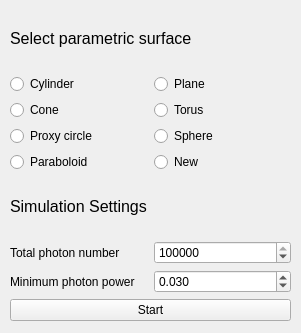
<?xml version="1.0" encoding="UTF-8"?>
<ui version="4.0">
 <class>Form</class>
 <widget class="QWidget" name="Form">
  <property name="geometry">
   <rect>
    <x>0</x>
    <y>0</y>
    <width>301</width>
    <height>333</height>
   </rect>
  </property>
  <property name="windowTitle">
   <string>Simulation Settings</string>
  </property>
  <widget class="QWidget" name="gridLayoutWidget_3">
   <property name="geometry">
    <rect>
     <x>10</x>
     <y>10</y>
     <width>281</width>
     <height>311</height>
    </rect>
   </property>
   <layout class="QGridLayout" name="gridLayout_3">
    <item row="8" column="0" colspan="2">
     <widget class="QPushButton" name="pushButton_start">
      <property name="text">
       <string>Start</string>
      </property>
     </widget>
    </item>
    <item row="0" column="0" colspan="2">
     <widget class="QLabel" name="label_7">
      <property name="text">
       <string>&lt;html&gt;&lt;head/&gt;&lt;body&gt;&lt;p&gt;&lt;span style=&quot; font-size:12pt;&quot;&gt;Select parametric surface&lt;/span&gt;&lt;/p&gt;&lt;/body&gt;&lt;/html&gt;</string>
      </property>
     </widget>
    </item>
    <item row="2" column="0">
     <widget class="QRadioButton" name="radioButton_con">
      <property name="text">
       <string>Cone</string>
      </property>
     </widget>
    </item>
    <item row="1" column="1">
     <widget class="QRadioButton" name="radioButton_pla">
      <property name="text">
       <string>Plane</string>
      </property>
     </widget>
    </item>
    <item row="5" column="0" colspan="2">
     <widget class="QLabel" name="label_5">
      <property name="text">
       <string>&lt;html&gt;&lt;head/&gt;&lt;body&gt;&lt;p&gt;&lt;span style=&quot; font-size:12pt;&quot;&gt;Simulation Settings&lt;/span&gt;&lt;/p&gt;&lt;/body&gt;&lt;/html&gt;</string>
      </property>
     </widget>
    </item>
    <item row="3" column="1">
     <widget class="QRadioButton" name="radioButton_sph">
      <property name="text">
       <string>Sphere</string>
      </property>
     </widget>
    </item>
    <item row="4" column="1">
     <widget class="QRadioButton" name="radioButton_new">
      <property name="text">
       <string>New</string>
      </property>
     </widget>
    </item>
    <item row="3" column="0">
     <widget class="QRadioButton" name="radioButton_pro">
      <property name="text">
       <string>Proxy circle</string>
      </property>
     </widget>
    </item>
    <item row="1" column="0">
     <widget class="QRadioButton" name="radioButton_cyl">
      <property name="text">
       <string>Cylinder</string>
      </property>
     </widget>
    </item>
    <item row="4" column="0">
     <widget class="QRadioButton" name="radioButton_par">
      <property name="text">
       <string>Paraboloid</string>
      </property>
     </widget>
    </item>
    <item row="2" column="1">
     <widget class="QRadioButton" name="radioButton_tor">
      <property name="text">
       <string>Torus</string>
      </property>
     </widget>
    </item>
    <item row="6" column="1">
     <widget class="QSpinBox" name="spinBox_totpho">
      <property name="maximum">
       <number>1048576</number>
      </property>
      <property name="value">
       <number>524288</number>
      </property>
     </widget>
    </item>
    <item row="6" column="0">
     <widget class="QLabel" name="label">
      <property name="text">
       <string>Total photon number</string>
      </property>
     </widget>
    </item>
    <item row="7" column="0">
     <widget class="QLabel" name="label_2">
      <property name="text">
       <string>Minimum photon power</string>
      </property>
     </widget>
    </item>
    <item row="7" column="1">
     <widget class="QDoubleSpinBox" name="doubleSpinBox_minpow">
      <property name="decimals">
       <number>3</number>
      </property>
      <property name="minimum">
       <double>0.000000000000000</double>
      </property>
      <property name="maximum">
       <double>1.000000000000000</double>
      </property>
      <property name="singleStep">
       <double>0.010000000000000</double>
      </property>
      <property name="value">
       <double>0.030000000000000</double>
      </property>
     </widget>
    </item>
   </layout>
  </widget>
 </widget>
 <resources/>
 <connections/>
</ui>
